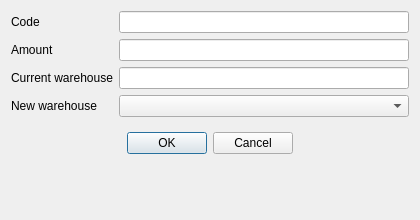
<?xml version="1.0" encoding="UTF-8"?>
<ui version="4.0">
 <class>DlgGiftCartStatus</class>
 <widget class="QDialog" name="DlgGiftCartStatus">
  <property name="geometry">
   <rect>
    <x>0</x>
    <y>0</y>
    <width>420</width>
    <height>220</height>
   </rect>
  </property>
  <property name="windowTitle">
   <string>Gift card warehouse</string>
  </property>
  <layout class="QFormLayout" name="formLayout">
   <item row="0" column="0">
    <widget class="QLabel" name="labelCode">
     <property name="text">
      <string>Code</string>
     </property>
    </widget>
   </item>
   <item row="0" column="1">
    <widget class="QLineEdit" name="leCode">
     <property name="readOnly">
      <bool>true</bool>
     </property>
    </widget>
   </item>
   <item row="1" column="0">
    <widget class="QLabel" name="labelAmount">
     <property name="text">
      <string>Amount</string>
     </property>
    </widget>
   </item>
   <item row="1" column="1">
    <widget class="QLineEdit" name="leAmount">
     <property name="readOnly">
      <bool>true</bool>
     </property>
    </widget>
   </item>
   <item row="2" column="0">
    <widget class="QLabel" name="labelCurrent">
     <property name="text">
      <string>Current warehouse</string>
     </property>
    </widget>
   </item>
   <item row="2" column="1">
    <widget class="QLineEdit" name="leCurrentStatus">
     <property name="readOnly">
      <bool>true</bool>
     </property>
    </widget>
   </item>
   <item row="3" column="0">
    <widget class="QLabel" name="labelNew">
     <property name="text">
      <string>New warehouse</string>
     </property>
    </widget>
   </item>
   <item row="3" column="1">
    <widget class="QComboBox" name="cbNewStatus">
     <property name="minimumSize">
      <size>
       <width>220</width>
       <height>0</height>
      </size>
     </property>
    </widget>
   </item>
   <item row="4" column="0" colspan="2">
    <widget class="QWidget" name="widget" native="true">
     <layout class="QHBoxLayout" name="horizontalLayout">
      <item>
       <spacer name="horizontalSpacer">
        <property name="orientation">
         <enum>Qt::Horizontal</enum>
        </property>
        <property name="sizeHint" stdset="0">
         <size>
          <width>95</width>
          <height>20</height>
         </size>
        </property>
       </spacer>
      </item>
      <item>
       <widget class="QPushButton" name="btnOk">
        <property name="text">
         <string>OK</string>
        </property>
       </widget>
      </item>
      <item>
       <widget class="QPushButton" name="btnCancel">
        <property name="text">
         <string>Cancel</string>
        </property>
       </widget>
      </item>
      <item>
       <spacer name="horizontalSpacer_2">
        <property name="orientation">
         <enum>Qt::Horizontal</enum>
        </property>
        <property name="sizeHint" stdset="0">
         <size>
          <width>95</width>
          <height>20</height>
         </size>
        </property>
       </spacer>
      </item>
     </layout>
    </widget>
   </item>
  </layout>
 </widget>
 <resources/>
 <connections/>
</ui>
